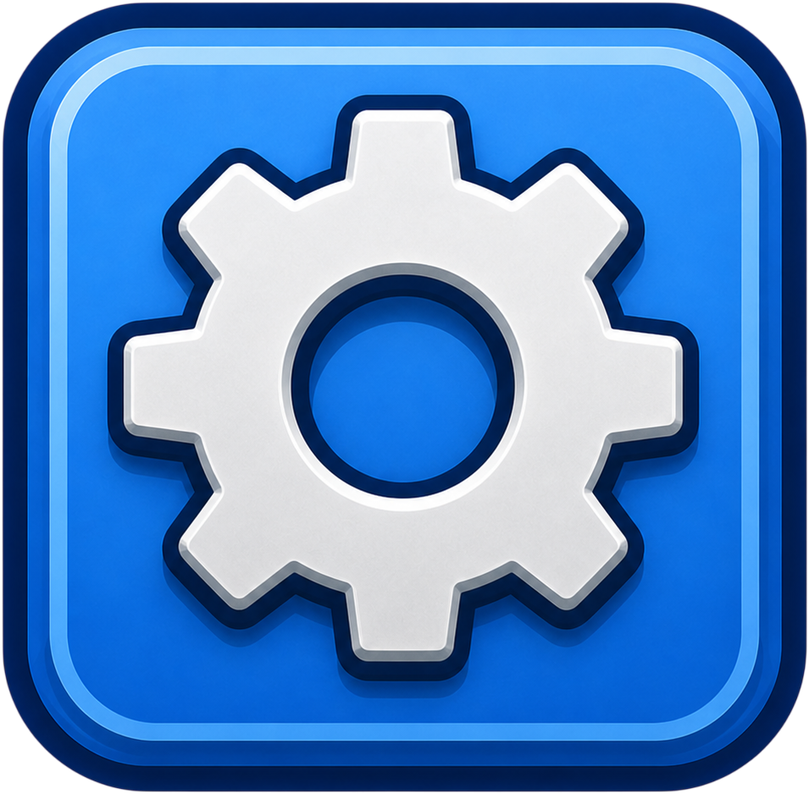
#> input picture assets/named/ui_settings.png, 809 x 794 px, shrunk from 955 x 938 before the run
$ python -i import_new_assets.py   (imports and definitions only)
#> lines starting #> are read from the running program, lines starting #| are printed output that depends on the picture; after the words box and inside, x2 and y2 are one past the last pixel; in counts of white or black regions, pixels touching at a corner belong together
#> further down, picture is the input picture: PIL image 809x794 RGBA; mean R, G, B, A 72.4, 125.7, 189.1, 244.5
"""
Import buildings, animals, and UI icons from NEW ASSETS/ into assets/named/
under the filenames index.html already references. Each PNG is alpha-trimmed
with a small pad so the rendered sprite has no extra invisible border.
"""
import os
from PIL import Image

SRC = 'C:/farmsack/NEW ASSETS'
OUT = 'C:/farmsack/assets/named'

def trim(im, pad=2, alpha_threshold=10):
#> called with pad = 2, alpha_threshold = 10
    a = im.split()[-1]
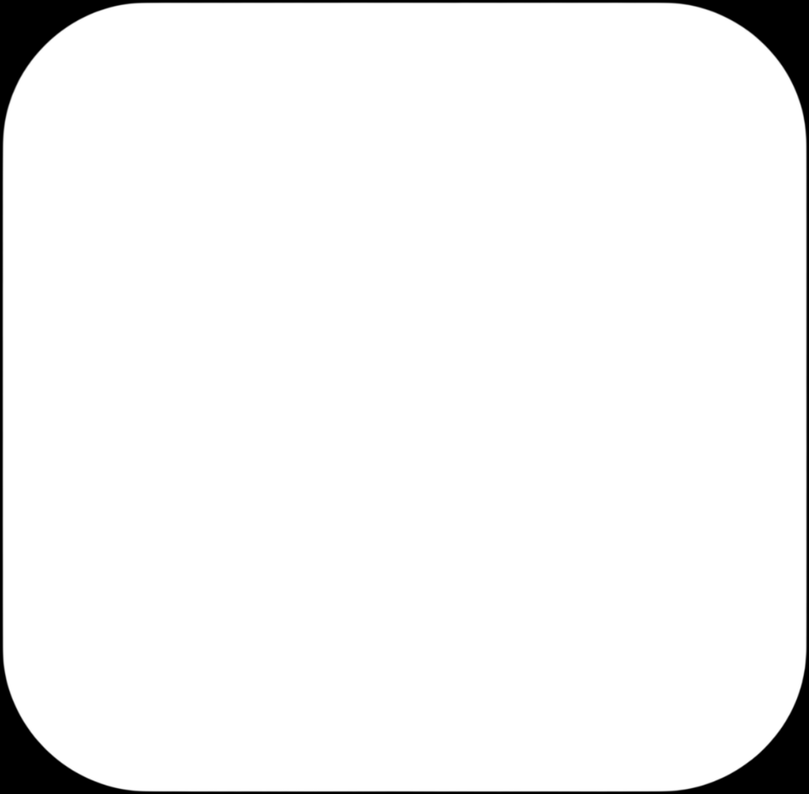
#> a: PIL image 809x794 L; min 0, max 255, mean 244.5
    mask = a.point(lambda v: 255 if v >= alpha_threshold else 0)
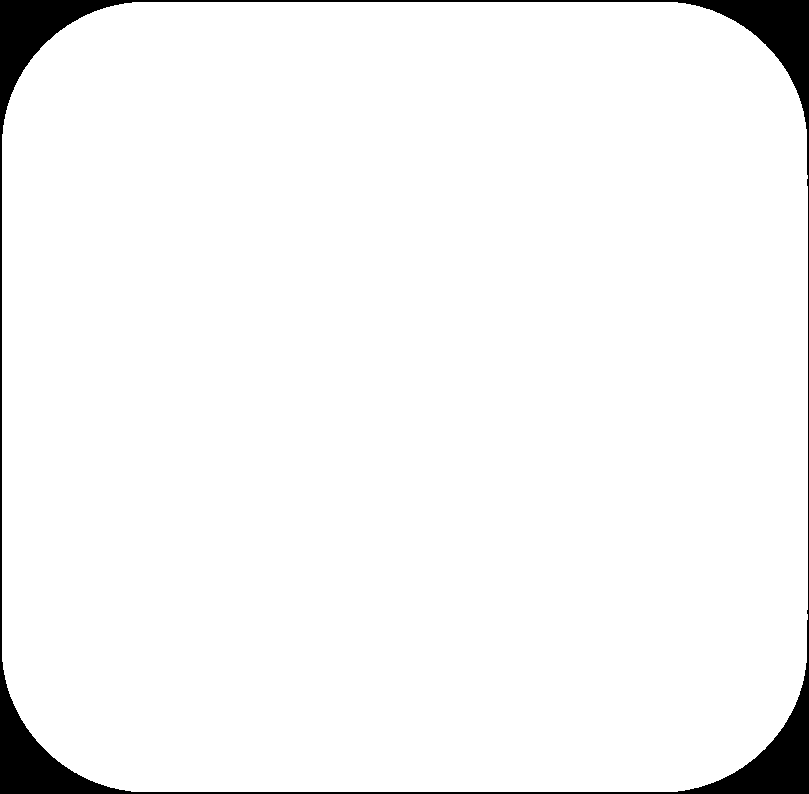
#> mask: PIL image 809x794 L; 96.3% white; 1 black region, box (x1, y1, x2, y2) and area: (0, 0, 809, 794) 23772
    bb = mask.getbbox()
#> bb = (2, 2, 808, 792)
    if not bb:
        return im
    x0, y0, x1, y1 = bb
#> x0 = 2; y0 = 2; x1 = 808; y1 = 792
    x0 = max(0, x0 - pad); y0 = max(0, y0 - pad)
#> after `x0 = max(0, x0 - pad)`: x0 = 0
#> after `y0 = max(0, y0 - pad)`: y0 = 0
    x1 = min(im.size[0], x1 + pad); y1 = min(im.size[1], y1 + pad)
#> after `x1 = min(im.size[0], x1 + pad)`: x1 = 809
#> after `y1 = min(im.size[1], y1 + pad)`: y1 = 794
    return im.crop((x0, y0, x1, y1))

def copy_trim(src_rel, out_name):
    src = os.path.join(SRC, src_rel)
    if not os.path.exists(src):
        print(f'  MISSING: {src_rel}')
        return
    im = Image.open(src).convert('RGBA')
    im = trim(im)
    im.save(os.path.join(OUT, out_name))
    print(f'  {src_rel}  ->  {out_name}  ({im.size[0]}x{im.size[1]})')

# --- buildings ---
# game asset ids: building_house, building_barn, building_market_stall, building_windmill
# also bring in silo as building_silo for future use
# [31 lines not run here, left out]

# --- trees ---
# Source sheets are 4 growth stages laid out horizontally. We split each into
# tree_<id>_1..4.png so the game can grow them like crops. The mature stage
# is also saved as tree_<id>.png for static placement / shop preview.
def split_tree_stages(src_rel, out_id, stages=4):
    src = os.path.join(SRC, src_rel)
    if not os.path.exists(src):
        print(f'  MISSING: {src_rel}')
        return
    im = Image.open(src).convert('RGBA')
    W, H = im.size
    cw = W // stages
    for i in range(stages):
        box = (i * cw, 0, (i + 1) * cw, H)
        tile = trim(im.crop(box))
        tile.save(os.path.join(OUT, f'tree_{out_id}_{i + 1}.png'))
        print(f'  {src_rel}[stage {i+1}]  ->  tree_{out_id}_{i+1}.png  ({tile.size[0]}x{tile.size[1]})')
    # Mature alias
    mature = trim(im.crop(((stages - 1) * cw, 0, W, H)))
    mature.save(os.path.join(OUT, f'tree_{out_id}.png'))

# [36 lines not run here, left out]

>>> from PIL import Image
>>> picture = Image.open('assets/named/ui_settings.png')
>>> result = trim(picture)

$ run again, on assets/named/animal_chicken_idle_1_left.png
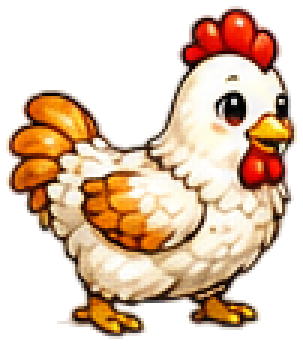
#> input picture assets/named/animal_chicken_idle_1_left.png, 101 x 115 px (shown 3 times larger)
#> picture is the input picture: PIL image 101x115 RGBA; mean R, G, B, A 111.3, 84.6, 62.1, 135.6
#> in trim, `a = im.split()[-1]`:
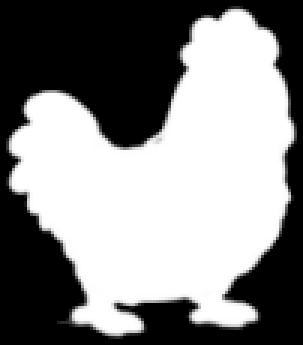
#> a: PIL image 101x115 L (shown 3 times larger); min 0, max 255, mean 135.6
#> in trim, `mask = a.point(lambda v: 255 if v >= alpha_threshold else 0)`:
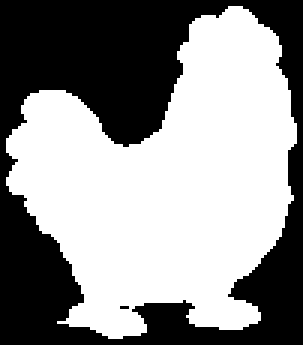
#> mask: PIL image 101x115 L (shown 3 times larger); 56.5% white; 2 black regions (1 under 20 px), largest, box (x1, y1, x2, y2) and area: (0, 0, 101, 115) 5052
#> bb = (2, 2, 99, 113)
#> in trim, `x0, y0, x1, y1 = bb`: x0 = 2; x1 = 99; y1 = 113
#> in trim, `x0 = max(0, x0 - pad)`: x0 = 0
#> in trim, `x1 = min(im.size[0], x1 + pad)`: x1 = 101
#> in trim, `y1 = min(im.size[1], y1 + pad)`: y1 = 115
